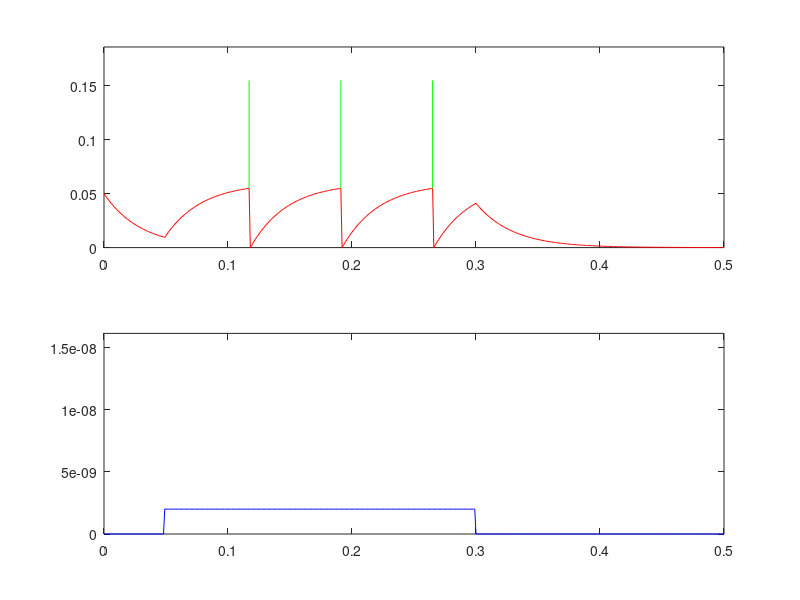

Here is the MATLAB script that generated this plot:
#/1 A simple leaky membrane

clear
% membrane constants
tau_m = 0.030;
Rm = 3e7;

% Time
delta_t = 0.001; % Integration time step
duration = 0.5; % duration of the simulation
No_steps = round(duration ./ delta_t);
times = linspace(0, duration, No_steps + 1); % The time points for update


% membrane potential
V_0 = 0.05; % The initial membrane potential
V = zeros(1, No_steps + 1);
V(1) = V_0;

% Injection current
I_0 = 2e-9;
I_duration = 0.25;
I_start = 0.05;
I_start_index = round(I_start ./ delta_t);
I_finish_index = round((I_start + I_duration) ./ delta_t);
Iinj = zeros(1, No_steps + 1);
Iinj(I_start_index:I_finish_index) = I_0;
thresh = 0.055;
t_spikes = [];
for i=1:No_steps
  dV = (1 ./ tau_m) .* (-V(i) + Rm .* Iinj(i)) .* delta_t;
  V(i+1) = V(i) + dV;
  if V(i+1) > thresh
    V(i+1) = 0;
    t_spikes = [t_spikes (i - 1) * delta_t];
  end
end

%%% plotting spikes
spike_height = 0.1;
No_spikes = length(t_spikes);
if No_spikes > 0
  spts = [t_spikes; t_spikes];
  y1 = thresh .* ones(1, No_spikes);
  y2 = y1 + spike_height;
  sp = [y2; y1];
end
%%%

clf % clear the graphics
subplot(2,1,1)
plot(times, V, 'r');
Vheight = 1.2 .* (thresh + spike_height);
if No_spikes > 0
  h = line(spts, sp);
  for k=1:length(h)
    set(h(k), 'Color', [0 1 0])
  end
end

axis([0 duration 0 Vheight])
subplot(2,1,2)
plot(times, Iinj, 'b');
Iheight = 1.2 .* I_0;
axis([0 duration 0 Iheight])
